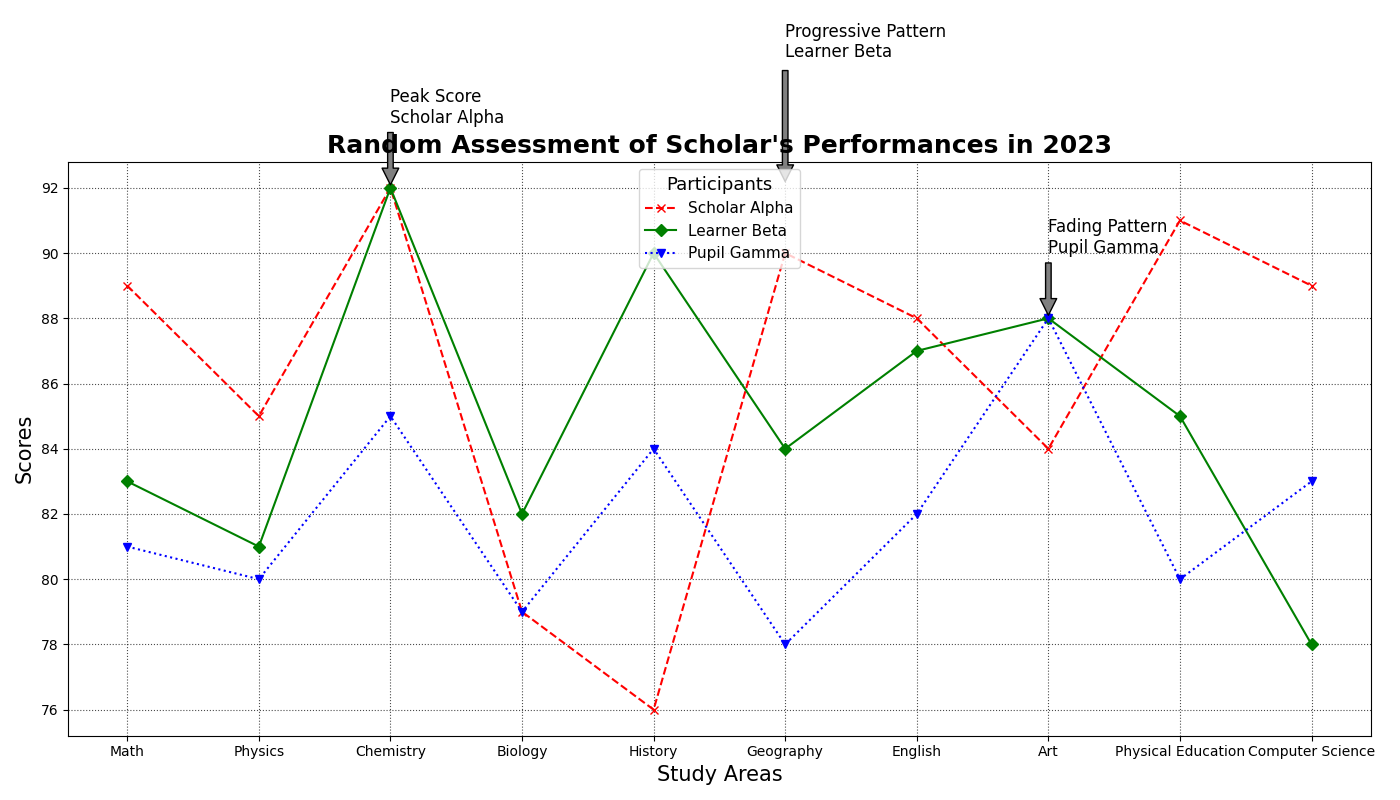

This figure's Python source:
import matplotlib.pyplot as plt

subjects = ['Math', 'Physics', 'Chemistry', 'Biology', 'History', 'Geography', 'English', 'Art', 'Physical Education', 'Computer Science']
student_A_grades = [89, 85, 92, 79, 76, 90, 88, 84, 91, 89]  # Randomly altered
student_B_grades = [83, 81, 92, 82, 90, 84, 87, 88, 85, 78]  # Randomly altered
student_C_grades = [81, 80, 85, 79, 84, 78, 82, 88, 80, 83]  # Randomly altered

fig, ax = plt.subplots(figsize=(14, 8))

ax.plot(subjects, student_A_grades, marker='x', linestyle='--', color='red', label='Scholar Alpha')
ax.plot(subjects, student_B_grades, marker='D', linestyle='-', color='green', label='Learner Beta')
ax.plot(subjects, student_C_grades, marker='v', linestyle=':', color='blue', label='Pupil Gamma')

ax.set_title('Random Assessment of Scholar\'s Performances in 2023', fontsize=18, fontweight='bold')
ax.set_xlabel('Study Areas', fontsize=15)
ax.set_ylabel('Scores', fontsize=15)

ax.legend(title='Participants', fontsize=11, title_fontsize=13, loc='upper center')

ax.grid(True, linestyle=':', color='black', alpha=0.7)

ax.annotate('Peak Score\nScholar Alpha', xy=('Chemistry', 92), xytext=('Chemistry', 94), arrowprops=dict(facecolor='grey', shrink=0.05), fontsize=12)
ax.annotate('Progressive Pattern\nLearner Beta', xy=('Geography', 92), xytext=('Geography', 96), arrowprops=dict(facecolor='grey', shrink=0.05), fontsize=12)  # Adjusted annotation
ax.annotate('Fading Pattern\nPupil Gamma', xy=('Art', 88), xytext=('Art', 90), arrowprops=dict(facecolor='grey', shrink=0.05), fontsize=12)  # Adjusted annotation

plt.tight_layout()

plt.show()
